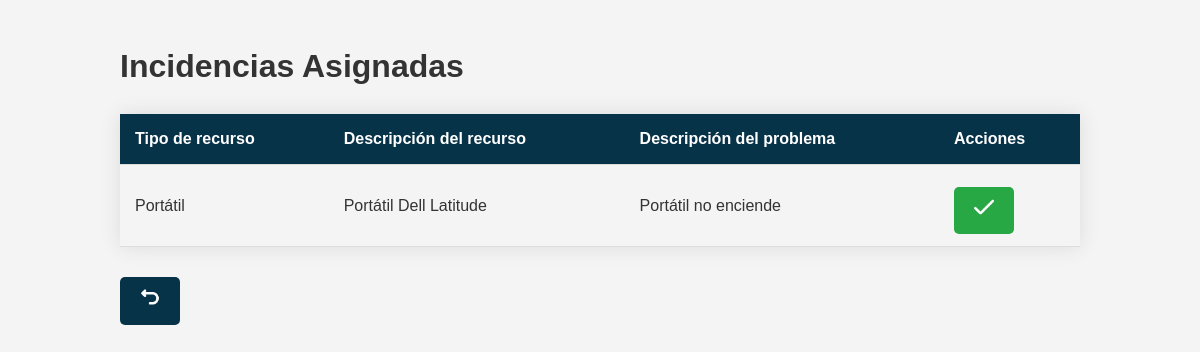
Screenshot of /Controllers/Incidencias_Controller.php?action=list_incidencias_asignadas (signed in) with the database file from the repository.
### tables this page shows
CREATE TABLE Incidencia (
    ID_Incidencia INT AUTO_INCREMENT PRIMARY KEY,
    ID_Usuario INT NOT NULL,
    ID_Recurso INT NOT NULL,
    Descripcion_Problema TEXT NOT NULL,
    Fecha_Reporte DATETIME NOT NULL,
    Estado ENUM('Pendiente', 'Resuelta') NOT NULL,
    Asignada BOOLEAN NOT NULL DEFAULT FALSE,
    FOREIGN KEY (ID_Usuario) REFERENCES Usuario(ID_Usuario) ON DELETE CASCADE,
    FOREIGN KEY (ID_Recurso) REFERENCES Recurso(ID_Recurso) ON DELETE CASCADE
);

CREATE TABLE Recurso (
    ID_Recurso INT AUTO_INCREMENT PRIMARY KEY,
    Tipo VARCHAR(50) NOT NULL,
    Descripcion TEXT NOT NULL,
    Disponibilidad ENUM('Disponible', 'No disponible') NOT NULL,
    ID_Centro INT NOT NULL,
    FOREIGN KEY (ID_Centro) REFERENCES Centro(ID_Centro)
);

### models/Incidencias_Model.php (called while the page is built, shortened)
<?php
class Incidencias_Model {
    public function __construct($ID_Incidencia, $ID_Usuario, $ID_Recurso, $Descripcion_Problema, $Fecha_Reporte, $Estado) {
        include_once 'Access_DB.php';
        $this->mysqli = ConnectDB();
    }
    public function getIncidenciasAsignadasPendientes($ID_Usuario) {
        $sql = "SELECT
                    Incidencia.ID_Incidencia,
                    Recurso.Tipo AS Tipo_Recurso,
                    Recurso.Descripcion AS Descripcion_Recurso,
                    Incidencia.Descripcion_Problema
                FROM
                    Incidencia
                JOIN
                    Incidencia_Asignacion ON Incidencia.ID_Incidencia = Incidencia_Asignacion.ID_Incidencia
                JOIN
                    Recurso ON Incidencia.ID_Recurso = Recurso.ID_Recurso
                WHERE
                    Incidencia_Asignacion.ID_Usuario = ? AND Incidencia.Estado = 'Pendiente'";
        $stmt = $this->mysqli->prepare($sql);
        $stmt->bind_param('i', $ID_Usuario);
        $stmt->execute();
        $result = $stmt->get_result();
        return $result->fetch_all(MYSQLI_ASSOC);
    }
}
?>

### models/Access_DB.php (called while the page is built, shortened)
<?php
function ConnectDB() {
    $mysqli = new mysqli("localhost", "root", "", "uvigores");
    return $mysqli;
}
?>

### views/Incidencia_Asignada_List_View.php (the view, shortened to what this page needs)
<?php
class Incidencia_Asignada_List_View {
    private $result;
    function __construct($result) {
        $this->result = $result;
        $this->render();
    }
    function render() {
        include '../Locales/Strings_SPANISH.php';
        ?>
        <!DOCTYPE html>
        <html lang="es">
        <head>
            <link rel="stylesheet" href="../css/styles.css">
        </head>
        <body>
            <div class="container">
                <h1><?php echo $strings['Incidencias Asignadas']; ?></h1>
                <table class="table">
                    <thead>
                        <tr>
                            <th><?php echo $strings['Tipo de recurso']; ?></th>
                            <th><?php echo $strings['Descripción del recurso']; ?></th>
                            <th><?php echo $strings['Descripción del problema']; ?></th>
                            <th><?php echo $strings['Acciones']; ?></th>
                        </tr>
                    </thead>
                    <tbody>
                    <?php
                    foreach ($this->result as $row) {
                        echo "<tr>";
                        echo "<td>{$row['Tipo_Recurso']}</td>";
                        echo "<td>{$row['Descripcion_Recurso']}</td>";
                        echo "<td>{$row['Descripcion_Problema']}</td>";
                        echo "<td>
                                <a class='button button-confirm' href='Incidencias_Controller.php?action=marcar_resuelta&ID_Incidencia={$row['ID_Incidencia']}' title='Marcar como Resuelta'>
                                    <img src='../views/img/check.png' alt='Marcar como Resuelta' style='width: 20px; height: 20px;'>
                                </a>
                              </td>";
                        echo "</tr>";
                    }
                    ?>
                    </tbody>
                </table>
                <a class="button" href="../index.php" title="<?php echo $strings['Volver']; ?>">
                    <img src="../views/img/turn-back.png" alt="<?php echo $strings['Volver']; ?>" style='width: 20px; height: 20px;'>
                </a>
            </div>
        </body>
        </html>
        <?php
    }
}
?>

### css/styles.css (style rules this page uses)
body { font-family: 'Arial', sans-serif; background-color: #f4f4f4; color: #333; margin: 0; padding: 0; line-height: 1.6; }
.container { width: 80%; margin: 0 auto; padding: 20px; }
a { color: #0056b3; text-decoration: none; font-weight: bold; }
button, .button { background-color: #073349; color: white; padding: 10px 20px; border: none; cursor: pointer; text-align: center; border-radius: 5px; font-size: 16px; margin: 5px 0; display: inline-block; }
.table { width: 100%; border-collapse: collapse; margin: 20px 0; font-size: 16px; box-shadow: 0 0 20px rgba(0, 0, 0, 0.1); }
.table thead { background-color: #073349; color: white; }
.table th, .table td { padding: 12px 15px; text-align: left; border-bottom: 1px solid #ddd; }
.button { display: inline-block; padding: 10px 20px; margin: 10px 5px 0 0; background-color: #073349; color: white; text-align: center; text-decoration: none; border-radius: 5px; transition: background-color 0.3s ease; }
.button-confirm { background-color: #28a745; }

### rows the page displays
incidencia: ID_Recurso.Tipo "Portátil", ID_Recurso.Descripcion "Portátil Dell Latitude", Descripcion_Problema "Portátil no enciende"

### other values shown
$strings['Incidencias Asignadas'] "Incidencias Asignadas"
$strings['Tipo de recurso'] "Tipo de recurso"
$strings['Descripción del recurso'] "Descripción del recurso"
$strings['Descripción del problema'] "Descripción del problema"
$strings['Acciones'] "Acciones"
